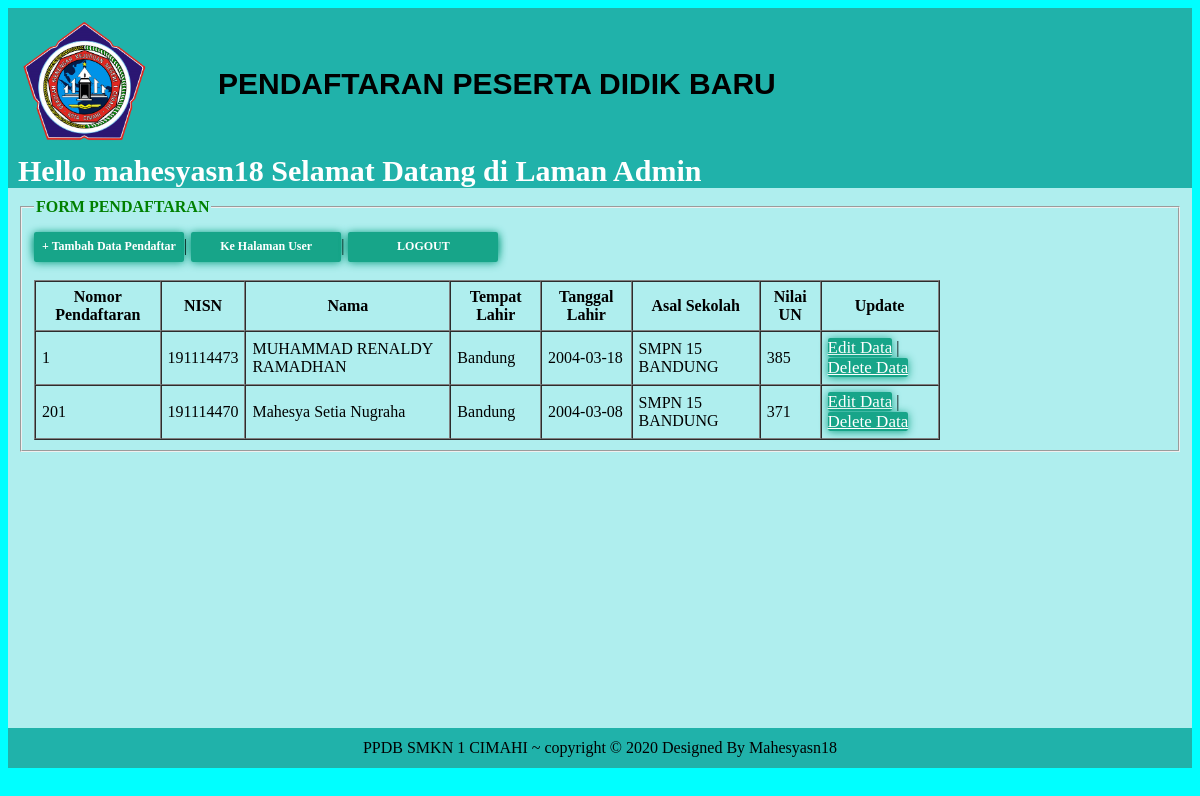
The page /admin/index.php (signed in) on the database its author committed.
### tables this page shows
CREATE TABLE `user` (
  `id` int(11) NOT NULL,
  `no` int(11) DEFAULT NULL,
  `nisn` int(11) DEFAULT NULL,
  `nama` varchar(255) DEFAULT NULL,
  `tempatlahir` varchar(255) DEFAULT NULL,
  `tgllahir` date DEFAULT NULL,
  `asalsekolah` varchar(255) DEFAULT NULL,
  `nilaiun` int(11) NOT NULL,
  `jeniskelamin` varchar(10) DEFAULT NULL
);

### admin/index.php (the view, shortened to what this page needs)
<?php
include_once("koneksi.php");
$result = mysqli_query($mysqli, "SELECT * FROM user ORDER BY id DESC");
?>
<!DOCTYPE html>
<html>
	<head>
	</head>
	<body bgcolor="cyan">
		<table align="center" cellpadding="10" cellspacing="0" width="100%">
			<tr>
				<td height="80px" bgcolor="#20B2AA" colspan="3">
					<img src="photos/smk.png" alt="">
					<h3>PENDAFTARAN PESERTA DIDIK BARU</h3>
					<br>
					<h4 style="color: white;">Hello <?php echo $_SESSION['username']; ?> Selamat Datang di Laman Admin </h3>
				</td>
			</tr>
			<tr>
				<td bgcolor="#AFEEEE" width="1366px" valign="top" height="520px">
				<fieldset>
					<legend><font color="green"><b>FORM PENDAFTARAN</b></font></legend>
							<table cellpadding="6" cellspacing="0" width='80%' border=1>
                            <a href="formPPDB.php"><button type="button" id="submit-btnn"><b>+ Tambah Data Pendaftar</b></button></a> | <a href="user/index.php"><button type="button" id="submit-btnn"><b>Ke Halaman User</b></button></a> | <a href="logout.php" align="right"><button type="button" id="submit-btnn"><b>LOGOUT</b></button></a><br/><br/>
                                <tr>
                                    <th>Nomor Pendaftaran</th> <th>NISN</th> <th>Nama</th> <th>Tempat Lahir</th> <th>Tanggal Lahir</th> <th>Asal Sekolah</th> <th>Nilai UN</th> <th>Update</th>
                                </tr>
                                <?php
                                while($user_data =  mysqli_fetch_array($result)) {
                                    echo "<tr>";
                                    echo "<td>".$user_data['no']."</td>";
                                    echo "<td>".$user_data['nisn']."</td>";
                                    echo "<td>".$user_data['nama']."</td>";
                                    echo "<td>".$user_data['tempatlahir']."</td>";
									echo "<td>".$user_data['tgllahir']."</td>";
									echo "<td>".$user_data['asalsekolah']."</td>";
                                    echo "<td>".$user_data['nilaiun']."</td>";
                                    echo "<td><a href='edit.php?id=$user_data[id]'>Edit Data</a> | <a href='delete.php?id=$user_data[id]'>Delete Data</a></td></tr>";
                                }
                                ?>
							</table>
					</fieldset>
					<tr>
						<td height="20px" bgcolor="#20B2AA" colspan="3" align="center">
							PPDB SMKN 1 CIMAHI ~ copyright &#169; 2020 Designed By Mahesyasn18
						</td>
					</tr>
			</table>
	</body>
</html>

### admin/index.php (style rules this page uses)
img { width:130px; height:130px; }
h3 { font-size:30px; font-family:arial; position:relative; margin-left:200px; margin-top:-85px; margin-bottom:40px; }
td a { background: -webkit-linear-gradient(right, #17A589, #17A589); border: none; border-radius: 2px; box-shadow: 0px 1px 8px #17A589; cursor: pointer; color: white; font-family: calibri; font-size:17px; height: 44px; margin: 0 auto; margin-top: 10px; transition: 0.25s; width: 130px; box-shadow: 0px rgba(46,46,46,0.66); font-decoration:none; }
h4 { font-family: calibri; font-size:30px; margin-bottom:-10px; margin-top:-5px; }
#submit-btnn { background: -webkit-linear-gradient(right, #17A589, #17A589); border: none; border-radius: 2px; box-shadow: 0px 1px 8px #17A589; cursor: pointer; color: white; font-family: calibri; font-size:12px; height: 30px; margin: 0 auto; margin-top: 10px; transition: 0.25s; width: 80px; box-shadow: 0px rgba(46,46,46,0.66); width:150px; }

### rows shown on the page
user: no "1", nisn "191114473", nama "MUHAMMAD RENALDY RAMADHAN", tempatlahir "Bandung", tgllahir "2004-03-18", asalsekolah "SMPN 15 BANDUNG", nilaiun "385"
user: no "201", nisn "191114470", nama "Mahesya Setia Nugraha", tempatlahir "Bandung", tgllahir "2004-03-08", asalsekolah "SMPN 15 BANDUNG", nilaiun "371"

### other values the page prints
$_SESSION['username'] "mahesyasn18"
